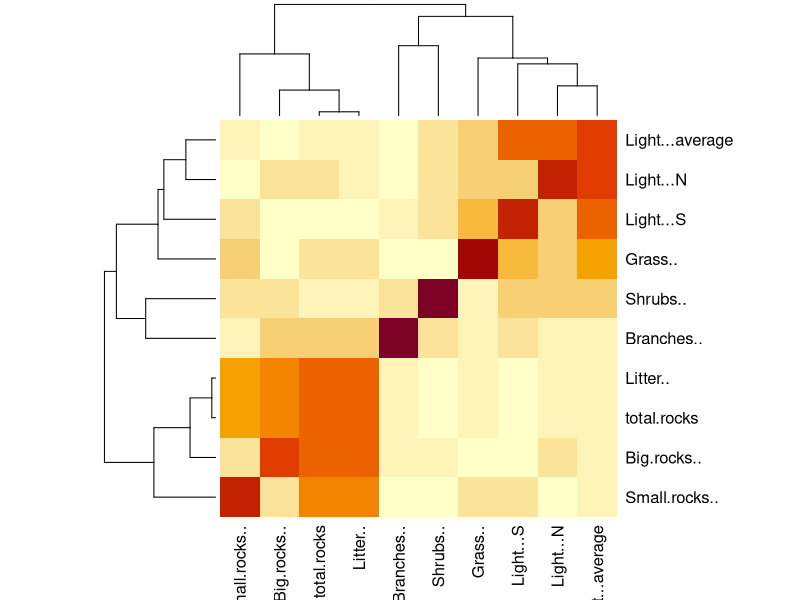
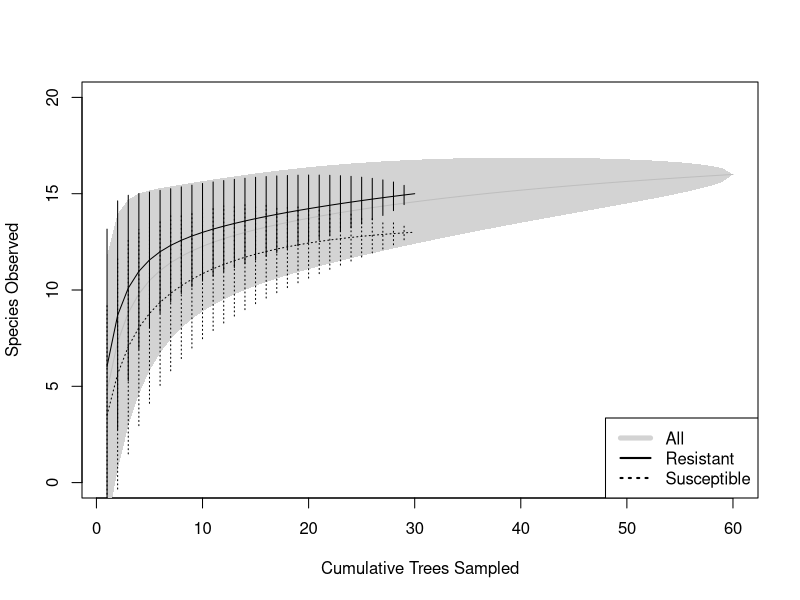
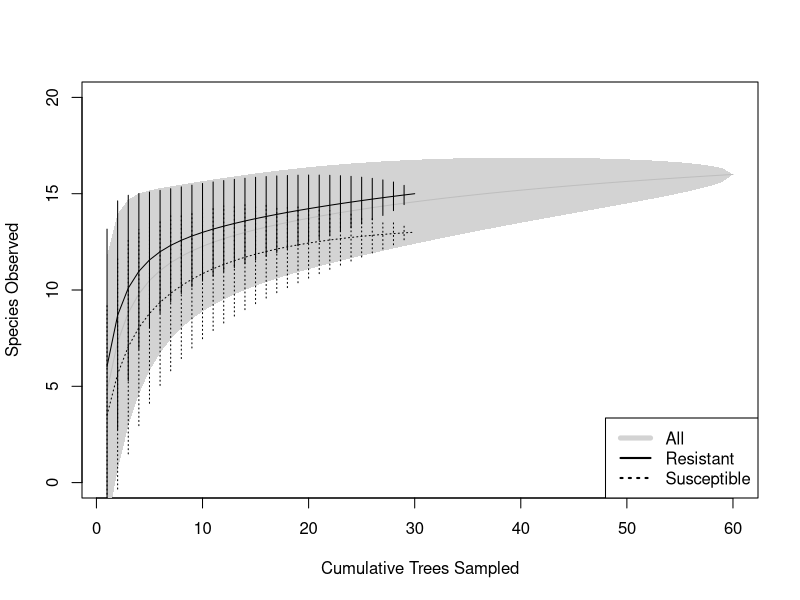

Here is the R script that generated these plots, in order: (Note: this script raises an error after producing the figures.)
## ---- chunk 1

# 0. Supporting functions and libraries
## Support functions

dif <- function(x){
    out=x[1]
    for (i in 2:length(x)){
        out=out-x[i]
    }
    return(out)
}

se <- function(x){sd(x) / sqrt(length(x))}


## Libraries
my.libs <- c("vegan", "ecodist", "knitr", "reshape2")
if (any(!(my.libs %in% installed.packages()[, 1]))){
    sapply(my.libs[!(my.libs %in% installed.packages()[, 1])], 
           install.packages)
}else{}
sapply(my.libs, require, character.only = TRUE)

# if (!(any(grepl("ComGenR", installed.packages()[, 1])))){
#    devtools::install_github("ecgen/comgenr")
# }



## ---- chunk 2

## Data are in ../data/scrl
l.dat <- read.csv("./data/spp_env_combined.csv")

## Fix species names
colnames(l.dat)[colnames(l.dat) == "Acasup"] <- "Acaame"

## Summary of data
summary(l.dat)

## remove dead trees
l.dat <- l.dat[l.dat[, "Live.Dead"] != 0, ]

## Lichen species list
spp.l <- c("Acacon", "Acaame", "Acaobp", "Sterile.sp", "Brown.cr",
"Lobalp", "Canros", "Calare", "Phydub", "Rhichr", "Xanlin", "Xanpli",
"Xanele", "GrBr.cr", "Gray.cr")
spp.moss <- c("Synrur", "Cerpur.Bryarg")

## Create a community matrix
com <- l.dat[, colnames(l.dat) %in% c(spp.l, spp.moss)]
com.moss <- l.dat[, colnames(l.dat) %in% spp.moss]

## Add the tree labels to the rownames
rownames(com) <- paste(l.dat[, "Moth"], l.dat[, "Tree.pairs"], sep = "_")
rownames(com.moss) <- paste(l.dat[, "Moth"], l.dat[, "Tree.pairs"], sep = "_")
rownames(l.dat) <- paste(l.dat[, "Moth"], l.dat[, "Tree.pairs"], sep = "_")

## Paired environmental differences
total.rocks  <- apply(l.dat[, c("Big.rocks..", "Small.rocks..")], 1, sum)
env <- l.dat[, c("Litter..", "Big.rocks..", "Small.rocks..", 
                           "Shrubs..", "Grass..", "Branches..", 
                           "Light...N", "Light...S", "Light...average")]
env <- cbind(env, total.rocks)
env.dif <- apply(env, 2, function(x, p) tapply(x, p, diff), p = l.dat[, "Tree.pairs"])

heatmap(abs(round(cor(env.dif), 3)))

## ---- chunk 3

spa.all <- specaccum(com, method = "exact")
spa.res <- specaccum(com[l.dat[, "Moth"] == 1, ], method = "exact")
spa.sus <- specaccum(com[l.dat[, "Moth"] == 0, ], method = "exact")

plot(spa.all,
     ylim = c(0, 20),
     xlab = "Cumulative Trees Sampled",
     ylab = "Species Observed", 
     col = "grey", ci.col = 'lightgrey', ci.type = "poly", ci.lty = 0)
plot(spa.res, ci.col = "black", ci.type = "bar", lty = 1, add = TRUE, ci.lty = 1)
plot(spa.sus, ci.col = "black", ci.type = "bar", lty = 3, add = TRUE, ci.lty = 3)
legend("bottomright", 
       legend = c("All", "Resistant", "Susceptible"), 
       lty = c(1, 1, 3), lwd = c(5, 2, 2), col = c("lightgrey", "black", "black"))

## ---- chunk 4

pdf("./results/scrl_spp-accum.pdf", width = 5, height = 5)
plot(spa.all,
     ylim = c(0, 20),
     xlab = "Cumulative Trees Sampled",
     ylab = "Species Observed", 
     col = "grey", ci.col = 'lightgrey', ci.type = "poly", ci.lty = 0)
plot(spa.res, ci.col = "black", ci.type = "bar", lty = 1, add = TRUE, ci.lty = 1)
plot(spa.sus, ci.col = "black", ci.type = "bar", lty = 3, add = TRUE, ci.lty = 3)
legend("bottomright", 
       legend = c("All", "Resistant", "Susceptible"), 
       lty = c(1, 1, 3), lwd = c(5, 2, 2), col = c("lightgrey", "black", "black"))
dev.off()


## ---- chunk 5

abun <- apply(com, 1, sum)
rich <- apply(com, 1, function(x) sum(sign(x)))
shan <- apply(com, 1, diversity, index = "shannon")
tt.a <- t.test(tapply(abun, l.dat[, "Tree.pairs"], diff))
tt.r <- t.test(tapply(rich, l.dat[, "Tree.pairs"], diff))
tt.h <- t.test(tapply(shan, l.dat[, "Tree.pairs"], diff))
tt.arh <- do.call(rbind, 
                  list(a = unlist(tt.a), r = unlist(tt.r), h = unlist(tt.h)))
data.frame(tt.arh)

## ---- chunk 6

com.ds <- cbind(com, ds = rep(0.0001, nrow(com)))
com.ds.rel <- apply(com, 2, function(x) x/max(x))
com.ds.rel <- cbind(com.ds.rel, ds = rep(0.0001, nrow(com)))
com.ds.rel[is.na(com.ds.rel)] <- 0

set.seed(123)
ptab.moth <- adonis2(com.ds~ Moth, data = l.dat, 
                    strata = l.dat[, "Tree.pairs"], 
                    by = "margin", nperm = 100000)
set.seed(123)
ptab.moth.rel <- adonis2(com.ds.rel ~ Moth, data = l.dat, 
                         strata = l.dat[, "Tree.pairs"], 
                         by = "margin", nperm = 100000)

kable(ptab.moth)
kable(ptab.moth.rel)

## ---- chunk 7

ind.spp <- lapply(com, function(x, p) t.test(tapply(x, p, diff)), p = l.dat[, "Tree.pairs"])
isp <- apply(do.call(rbind, lapply(ind.spp, unlist)), 2, as.numeric)
rownames(isp) <- names(ind.spp)
isp[, "p.value"] <- p.adjust(isp[, "p.value"], method = "fdr")
isp.all <- isp[, !(apply(isp, 2, function(x) all(is.na(x))))]
isp <- isp[order(isp[, "p.value"]), ]

## ---- chunk 8

isp.all <- isp.all[, c(1, 2, 3, 6, 4, 5)]
isp.all
colnames(isp.all) <- c("t", "df", "p-value", "Mean Difference", "Lower CI 95%", "Upper CI 95%")
kable(isp.all)

## ---- chunk 9

write.csv(round(isp.all, 5), file = "results/scrl_isp_table.csv")

## ---- chunk 10

isp.names <- as.character(na.omit(rownames(isp[isp[, "p.value"] < 0.05, ])))
isp.com <- com[,colnames(com) %in% isp.names]
isp.dif <- apply(isp.com, 2, function(x,y) tapply(x, y, diff), y = l.dat[ ,"Tree.pairs"])

## ---- chunk 11

isp.dat <- melt(isp.dif)
colnames(isp.dat) <- c("Tree.pairs", "Species", "diff")
isp.mu <- tapply(isp.dat[, "diff"], isp.dat[, "Species"], mean)
isp.se <- tapply(isp.dat[, "diff"], isp.dat[, "Species"], se)
ard.dif <- cbind(tapply(abun, l.dat[, "Tree.pairs"], diff), 
                 tapply(rich, l.dat[, "Tree.pairs"], diff), 
                 tapply(shan, l.dat[, "Tree.pairs"], diff))
colnames(ard.dif) <- c("Abundance", "Richness", "Diversity")
ard.dat <- melt(ard.dif)
colnames(ard.dat) <- c("Tree.pairs", "Stat", "diff")
ard.mu <- tapply(ard.dat[, "diff"], ard.dat[, "Stat"], mean)
ard.se <- tapply(ard.dat[, "diff"], ard.dat[, "Stat"], se)

pdf(file = "./results/scrl_isp_ard.pdf", width = 9, height = 5)

par(mfrow = c(1,2))
bp.out <- barplot(ard.mu, col = "darkgrey", ylim = c(-5, 0), 
                  ylab = "Difference (S - R)", border = "NA")
segments(bp.out[, 1], ard.mu + ard.se,
         bp.out[, 1], ard.mu - ard.se, 
         lwd = 1.5)
bp.out <- barplot(isp.mu, col = "darkgrey", ylim = c(-0.5, 0), 
                  ylab = "Difference (S - R)", border = "NA",
			axisnames = TRUE, 
			names.arg = sapply(names(isp.mu), 
				function(x) 
                                    paste(c(substr(x, 1, 1), 
                                            substr(x, 4, 4)), collapse = "")))
segments(bp.out[, 1], isp.mu + isp.se,
         bp.out[, 1], isp.mu - isp.se, 
         lwd = 1.5)
dev.off()

## ---- chunk 12

pdf(file = "./results/scrl_complot.pdf", width = 7, height = 7)
plot(com[, c("Acaame", "Canros")], pch = l.dat[, "Moth"] + 1, cex = 3, col = l.dat[, "Moth"] + 1)
legend("topleft", title = "Tree Type", legend = c("Resistant", "Susceptible"), pch = c(2, 1), col = c(2, 1))
dev.off()

## ---- chunk 13

pdf(file = "./results/scrl_pdif.pdf", width = 7, height = 7)
plot(melt(isp.dif)[-1], xlab = "Species", ylab = "Abundance Reduction")
dev.off()

## ---- chunk 14


set.seed(123)
ptab.env <- adonis2(com.ds ~ Litter.. +  Light...average, data = l.dat, 
                   strata = l.dat[, "Tree.pairs"], 
                   by = "margin", nperm = 100000)
kable(ptab.env)

set.seed(123)
ptab.env <- adonis2(com.ds ~ Light...average + Litter.. , data = l.dat, 
                   strata = l.dat[, "Tree.pairs"], 
                   by = "margin", nperm = 100000)
kable(ptab.env)

set.seed(123)
ptab.env <- adonis2(com.ds ~ total.rocks ,
                   strata = l.dat[, "Tree.pairs"], 
                   by = "term", nperm = 100000)

kable(ptab.env)
set.seed(123)
ptab.env <- adonis2(com.ds ~ Big.rocks.. , data = l.dat, 
                   strata = l.dat[, "Tree.pairs"], 
                   by = "term", nperm = 100000)

kable(ptab.env)
set.seed(123)
ptab.env <- adonis2(com.ds ~ Small.rocks.. , data = l.dat, 
                   strata = l.dat[, "Tree.pairs"], 
                   by = "term", nperm = 100000)
kable(ptab.env)
set.seed(123)
ptab.env <- adonis2(com.ds ~ Litter.. , data = l.dat, 
                   strata = l.dat[, "Tree.pairs"], 
                   by = "term", nperm = 100000)
kable(ptab.env)


## ---- chunk 15

cor.test(env.dif[, "Big.rocks.."], env.dif[, "Litter.."])

pdf("./results/scrl_litterVbigrocks.pdf", width = 5, height = 5)
dev.off()

## ---- chunk 16

par(mfrow = c(1,3))
plot(density(tapply(l.dat[, "Litter.."], l.dat[, "Tree.pairs"], diff)), 
	main = "", xlab = "Litter Difference (S - R)")
abline(v = mean(tapply(l.dat[, "Litter.."], l.dat[, "Tree.pairs"], diff)),
	lwd = 0.5)
plot(env.dif[, "Big.rocks.."] ~ env.dif[, "Litter.."], 
     xlab = "Litter Difference (S - R)", ylab = "Rock Cover (size >3 cm) Difference (S - R)",
     pch = 19, cex = 1.5)
abline(lm(env.dif[, "Big.rocks.."] ~ env.dif[, "Litter.."]))
plot(tapply(l.dat[, "Litter.."], l.dat[, "Tree.pairs"], diff), 
	tapply(l.dat[, "Light...average"], l.dat[, "Tree.pairs"], diff), 
	xlab = "Litter Difference (S - R)", ylab = "Light Difference (S - R)",
	pch = 19, cex = 1.5)

## ---- chunk 17

pdf("./results/scrl_litter_effects.pdf", width = 10, height = 5)
par(mfrow = c(1,3))
plot(density(tapply(l.dat[, "Litter.."], l.dat[, "Tree.pairs"], diff)), 
	main = "", xlab = "Litter Difference (S - R)")
abline(v = mean(tapply(l.dat[, "Litter.."], l.dat[, "Tree.pairs"], diff)),
	lwd = 0.5)
plot(env.dif[, "Big.rocks.."] ~ env.dif[, "Litter.."], 
     xlab = "Litter Difference (S - R)", ylab = "Rock Cover (size >3 cm) Difference (S - R)",
     pch = 19, cex = 1.5)
abline(lm(env.dif[, "Big.rocks.."] ~ env.dif[, "Litter.."]))
plot(tapply(l.dat[, "Litter.."], l.dat[, "Tree.pairs"], diff), 
	tapply(l.dat[, "Light...average"], l.dat[, "Tree.pairs"], diff), 
	xlab = "Litter Difference (S - R)", ylab = "Light Difference (S - R)",
	pch = 19, cex = 1.5)
dev.off()

## ---- chunk 18

nmds.out <- nmds(vegdist(com.ds), 2, 2)
ord <- nmds.min(nmds.out, dims = 2)
ord.pch <- c("R", "S")[(l.dat[, "Moth"] + 1)]
plot(X2~ X1, data = ord, pch = ord.pch)

## ---- chunk 19

cor.test(tapply(l.dat[, "Big.rocks.."], l.dat[, "Tree.pairs"], diff),
         tapply(l.dat[, "Litter.."], l.dat[, "Tree.pairs"], diff))
cor.test(tapply(l.dat[, "Big.rocks.."], l.dat[, "Tree.pairs"], diff),
         tapply(l.dat[, "Light...average"], l.dat[, "Tree.pairs"], diff))
cor.test(tapply(l.dat[, "Litter.."], l.dat[, "Tree.pairs"], diff),
         tapply(l.dat[, "Light...average"], l.dat[, "Tree.pairs"], diff))
cor.test(tapply(l.dat[, "Small.rocks.."], l.dat[, "Tree.pairs"], diff),
         tapply(l.dat[, "Litter.."], l.dat[, "Tree.pairs"], diff))


## ---- chunk 20

moss.stats <- apply(com.moss, 1, sum)
moss.stats <- tapply(moss.stats, l.dat[, "Moth"], mean)
moss.stats


